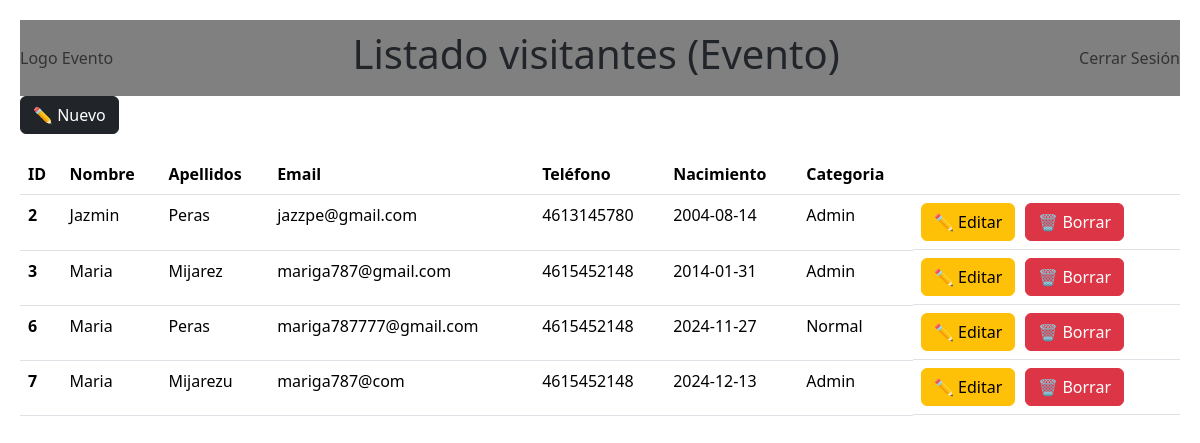
Page /index.php (signed in) on the committed database.
### tables this page shows
CREATE TABLE `visitante` (
  `IdVisitante` int(11) NOT NULL,
  `Nombre` varchar(30) NOT NULL,
  `Apellidos` varchar(30) NOT NULL,
  `Email` varchar(40) NOT NULL,
  `Contrasenia` varchar(32) NOT NULL,
  `Telefono` varchar(11) NOT NULL,
  `FechaNacimiento` date NOT NULL,
  `Categoria` int(11) NOT NULL
);

CREATE TABLE `categoria` (
  `idCategoria` int(11) NOT NULL,
  `nombre` varchar(20) NOT NULL
);

### index.php (the view, shortened to what this page needs)
<?php session_start();
if (isset($_SESSION['user'])):
  ?>
<!doctype html>
<html lang="en">
  <head>
    <link href="reclutamiento.css" rel="stylesheet">
    <link href="https://cdn.jsdelivr.net/npm/bootstrap@5.3.3/dist/css/bootstrap.min.css" rel="stylesheet">
  </head>
  <body>
    <header>
      <div>
          <a href="#">Logo Evento</a>
      </div>
      <h1>Listado visitantes (Evento)</h1>
      <div>
          <a href="logout.php">Cerrar Sesión</a>
      </div>
  </header>
<div>
  <button class="btn btn-dark" onclick="window.location.href='visitante.php'">✏️ Nuevo</button>
</div>
  <?php
$host = "sql5.freemysqlhosting.net";
$dbname = "sql5752133";
$username = "sql5752133";
$password = "i348Fyw8eC";
$port = 3306;
try {
    $dsn = "mysql:host=$host;port=$port;dbname=$dbname;charset=utf8mb4";
    $pdo = new PDO($dsn, $username, $password);
    $pdo->setAttribute(PDO::ATTR_ERRMODE, PDO::ERRMODE_EXCEPTION);
    $sql = "SELECT * FROM visitante v INNER JOIN categoria c on c.idCategoria = v.categoria order by v.IdVisitante";
    $stmt = $pdo->prepare($sql);
    $stmt->execute();
    $visitantes = $stmt->fetchAll(PDO::FETCH_ASSOC);
    echo "<div>
        <table class='table'>";
    echo "<thead>
              <tr>
                <th scope='col'>ID</th>
                <th scope='col'>Nombre</th>
                <th scope='col'>Apellidos</th>
                <th scope='col'>Email</th>
                <th scope='col'>Teléfono</th>
                <th scope='col'>Nacimiento</th>
                <th scope='col'>Categoria</th>
                <th scope='col'></th>
              </tr>
            </thead><tbody>";
    foreach ($visitantes as $visitante) {
        echo "<tr>";
        echo "<th scope='row'>" . htmlspecialchars($visitante['IdVisitante']) . "</td>";
        echo "<td>" . htmlspecialchars($visitante['Nombre']) . "</td>";
        echo "<td>" . htmlspecialchars($visitante['Apellidos']) . "</td>";
        echo "<td>" . htmlspecialchars($visitante['Email']) . "</td>";
        echo "<td>" . htmlspecialchars($visitante['Telefono']) . "</td>";
        echo "<td>" . htmlspecialchars($visitante['FechaNacimiento']) . "</td>";
        echo "<td>" . htmlspecialchars($visitante['nombre']) . "</td>";
        echo '<td class="actions">
                  <button class="btn btn-warning" onclick="window.location.href=\'visitante.php?id=' . $visitante['IdVisitante'] . '\'">✏️ Editar</button>
              <button class="btn btn-danger" onclick="if(confirm(\'¿Estás seguro de que deseas borrar este visitante?\')) { window.location.href=\'borrar.php?id=' . $visitante['IdVisitante'] . '\' }">🗑️ Borrar</button>
              </td>';
        echo "</tr>";
    }
    echo "</table> </tbody>
          </table>";
} catch (PDOException $e) {
    echo "Error al conectar a la base de datos: " . $e->getMessage();
}
?>
    </div>
  </body>
</html>
<?php else:
print_r($_SESSION);
  header("Location: login.php");
endif;?>

### reclutamiento.css (style rules this page uses)
body { font-family: Arial, sans-serif; margin: 0; padding: 20px; background-color: #f4f4f4; }
header { display: flex; justify-content: space-between; align-items: center; padding: 10px 0; background-color: gray; }
header a { text-decoration: none; color: #333; }
table { width: 100%; border-collapse: collapse; margin-top: 20px; background-color: white; }
th, td { padding: 10px; border: 1px solid #ddd; text-align: left; }
th { background-color: #f2f2f2; }
.actions { display: flex; gap: 10px; }

### rows in the picture
visitante: IdVisitante "2", Nombre "Jazmin", Apellidos "Peras", Email "jazzpe@gmail.com", Telefono "4613145780", FechaNacimiento "2004-08-14", Categoria.nombre "Admin"
visitante: IdVisitante "3", Nombre "Maria", Apellidos "Mijarez", Email "mariga787@gmail.com", Telefono "4615452148", FechaNacimiento "2014-01-31", Categoria.nombre "Admin"
visitante: IdVisitante "6", Nombre "Maria", Apellidos "Peras", Email "mariga787777@gmail.com", Telefono "4615452148", FechaNacimiento "2024-11-27", Categoria.nombre "Normal"
visitante: IdVisitante "7", Nombre "Maria", Apellidos "Mijarezu", Email "mariga787@com", Telefono "4615452148", FechaNacimiento "2024-12-13", Categoria.nombre "Admin"
